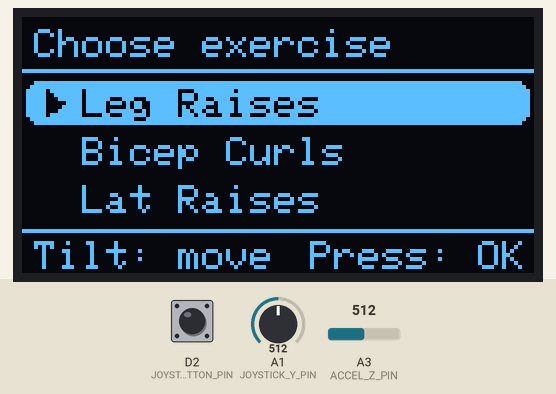
This sketch was run on a simulated Arduino Uno R4 Minima. Shown: 128×64 one-colour display. The test bench sets the inputs (shaded band); at power-on: A1 (JOYSTICK_Y_PIN) = 512, D2 (JOYSTICK_BUTTON_PIN) HIGH, A3 (ACCEL_Z_PIN) = 512 (analog values on the 0–1023 scale).

Above: at 1.2 s.
1.3 s: A1 (JOYSTICK_Y_PIN) set to 686
2.8 s: A1 (JOYSTICK_Y_PIN) set to 710
At 3.1 s:
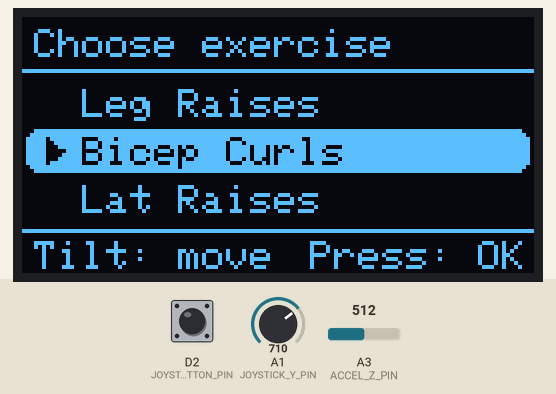
4.3 s: D2 (JOYSTICK_BUTTON_PIN) pulled LOW for 0.15 s
At 5.4 s:
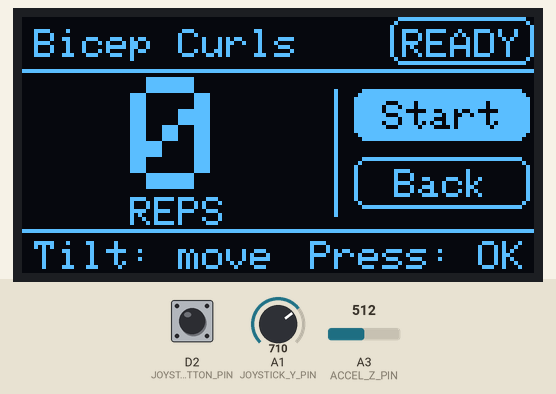
5.9 s: D2 (JOYSTICK_BUTTON_PIN) pulled LOW for 1 s
At 6.6 s:
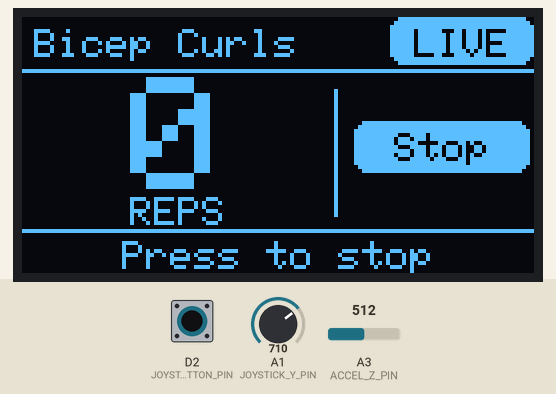
8.4 s: D2 (JOYSTICK_BUTTON_PIN) pulled LOW for 0.15 s
At 9.6 s:
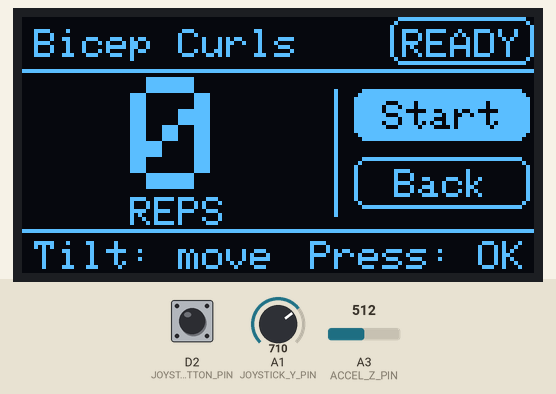
10.0 s: D2 (JOYSTICK_BUTTON_PIN) pulled LOW for 3.2 s
At 10.9 s:
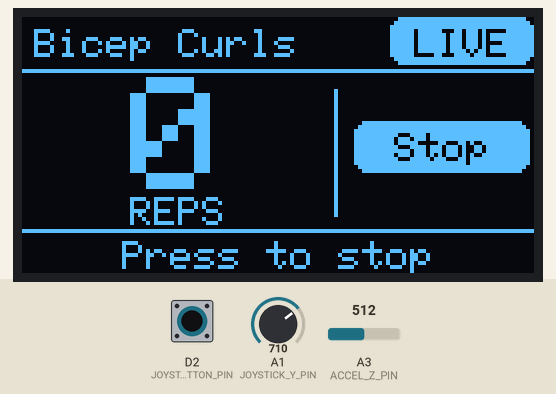
Timing chart, 0 to 13.0 s (numbered marks = the images above; inputs shaded):
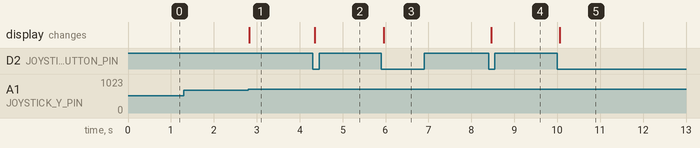

The sketch:

RepTracker.ino
```cpp
#include <Arduino.h>
#include <Wire.h>
#include <Adafruit_GFX.h>
#include <Adafruit_SSD1306.h>
#include <stdio.h>
#include <string.h>
#include "RepCounter.h"

// 1 = UNO R4 Minima, 0 = UNO R3.
#define USE_R4_12_BIT 1

// ADXL335 X is wired for future use.
constexpr uint8_t ACCEL_X_PIN = A0;
constexpr uint8_t ACCEL_Y_PIN = A2;
constexpr uint8_t ACCEL_Z_PIN = A3;
constexpr uint8_t JOYSTICK_Y_PIN = A1;
constexpr uint8_t JOYSTICK_BUTTON_PIN = 2;
constexpr uint8_t OLED_ADDRESS = 0x3C;
constexpr uint8_t NO_REFERENCE_PIN = UINT8_MAX;

constexpr uint8_t ADC_SHIFT = USE_R4_12_BIT ? 2 : 0;
constexpr float ADC_SCALE = USE_R4_12_BIT ? 0.25f : 1.0f;
constexpr uint32_t SAMPLE_MS = 50;
constexpr uint32_t DEBOUNCE_MS = 30;
constexpr bool INVERT_JOYSTICK_Y = false;

enum class Screen { Exercises, Ready, Tracking };

struct Exercise {
  const char* name;
  uint8_t pin;
  uint8_t referencePin;
  RepProfile profile;
};

Adafruit_SSD1306 display(128, 64, &Wire, -1);
RepCounter counter;
constexpr Exercise exercises[] = {
    {"Leg Raises", ACCEL_Y_PIN, NO_REFERENCE_PIN, LEG_RAISE_PROFILE},
    {"Bicep Curls", ACCEL_Z_PIN, NO_REFERENCE_PIN, BICEP_CURL_PROFILE},
    {"Lat Raises", ACCEL_Z_PIN, ACCEL_Y_PIN, LAT_RAISE_PROFILE},
};
constexpr int EXERCISE_COUNT = sizeof(exercises) / sizeof(exercises[0]);

Screen screen = Screen::Exercises;
int exerciseIndex = 0;
bool backSelected = false;
bool oledReady = false;
bool screenDirty = true;
bool stickCentered = false;
int lastButtonReading = HIGH;
int buttonState = HIGH;
uint32_t buttonChangedAt = 0;
uint32_t lastSample = 0;

void drawExerciseMenu() {
  display.setCursor(3, 3);
  display.print(F("Choose exercise"));
  display.drawFastHLine(0, 13, 128, SSD1306_WHITE);

  for (int i = 0; i < EXERCISE_COUNT; ++i) {
    const int y = 16 + 12 * i;
    const bool selected = i == exerciseIndex;
    if (selected) {
      display.fillRoundRect(1, y, 126, 11, 3, SSD1306_WHITE);
      display.fillTriangle(6, y + 2, 6, y + 8, 10, y + 5, SSD1306_BLACK);
    }
    display.setTextColor(selected ? SSD1306_BLACK : SSD1306_WHITE);
    display.setCursor(15, y + 2);
    display.print(exercises[i].name);
  }
}

void drawWorkoutAction(int y, const char* label, bool selected) {
  if (selected) {
    display.fillRoundRect(83, y, 44, 13, 3, SSD1306_WHITE);
  } else {
    display.drawRoundRect(83, y, 44, 13, 3, SSD1306_WHITE);
  }
  display.setTextColor(selected ? SSD1306_BLACK : SSD1306_WHITE);
  display.setCursor(105 - 3 * strlen(label), y + 3);
  display.print(label);
}

void drawWorkout(bool tracking) {
  display.setCursor(3, 3);
  display.print(exercises[exerciseIndex].name);
  if (tracking) {
    display.fillRoundRect(92, 0, 36, 12, 3, SSD1306_WHITE);
    display.setTextColor(SSD1306_BLACK);
    display.setCursor(98, 3);
    display.print(F("LIVE"));
    display.setTextColor(SSD1306_WHITE);
  } else {
    display.drawRoundRect(92, 0, 36, 12, 3, SSD1306_WHITE);
    display.setCursor(95, 3);
    display.print(F("READY"));
  }
  display.drawFastHLine(0, 13, 128, SSD1306_WHITE);
  display.drawFastVLine(78, 18, 32, SSD1306_WHITE);

  char count[11]; // Up to ten digits for a uint32_t, plus the terminator.
  snprintf(count, sizeof(count), "%lu", static_cast<unsigned long>(counter.reps));
  const int digitWidth = 6 * strlen(count); // Default font at size 1.
  int textSize = 4;
  while (digitWidth * textSize > 74) {
    --textSize;
  }
  display.setTextSize(textSize);
  display.setCursor((78 - digitWidth * textSize) / 2, 31 - 4 * textSize);
  display.print(count);
  display.setTextSize(1);
  display.setCursor(27, 45);
  display.print(F("REPS"));

  if (tracking) {
    drawWorkoutAction(26, "Stop", true);
  } else {
    drawWorkoutAction(18, "Start", !backSelected);
    drawWorkoutAction(35, "Back", backSelected);
  }
}

void drawScreen() {
  display.clearDisplay();
  display.setTextSize(1);
  display.setTextColor(SSD1306_WHITE);

  const bool tracking = screen == Screen::Tracking;
  if (screen == Screen::Exercises) {
    drawExerciseMenu();
  } else {
    drawWorkout(tracking);
  }

  display.drawFastHLine(0, 53, 128, SSD1306_WHITE);
  display.setTextColor(SSD1306_WHITE);
  if (tracking) {
    display.setCursor(25, 56);
    display.print(F("Press to stop"));
  } else {
    display.setCursor(3, 56);
    display.print(F("Tilt: move"));
    display.setCursor(72, 56);
    display.print(F("Press: OK"));
  }
  display.display();
}

int readJoystickStep() {
  int y = analogRead(JOYSTICK_Y_PIN) >> ADC_SHIFT;
  if (INVERT_JOYSTICK_Y) y = 1023 - y;

  if (y > 350 && y < 650) {
    stickCentered = true;
  } else if (stickCentered && (y < 300 || y > 700)) {
    stickCentered = false;
    return y > 700 ? 1 : -1;
  }
  return 0;
}

bool buttonPressed(uint32_t now) {
  const int reading = digitalRead(JOYSTICK_BUTTON_PIN);
  if (reading != lastButtonReading) {
    lastButtonReading = reading;
    buttonChangedAt = now;
  }
  if (reading == buttonState || now - buttonChangedAt < DEBOUNCE_MS) {
    return false;
  }
  buttonState = reading;
  return buttonState == LOW;
}

void selectMenuItem(uint32_t now) {
  switch (screen) {
    case Screen::Exercises:
      counter.reset();
      backSelected = false;
      screen = Screen::Ready;
      break;
    case Screen::Ready:
      if (backSelected) {
        screen = Screen::Exercises;
      } else {
        counter.reset();
        lastSample = now;
        screen = Screen::Tracking;
      }
      break;
    case Screen::Tracking:
      backSelected = false;
      screen = Screen::Ready;
      break;
  }
  screenDirty = true;
}

void setup() {
  Serial.begin(115200);
#if USE_R4_12_BIT
  analogReadResolution(12);
#endif
  pinMode(ACCEL_X_PIN, INPUT);
  pinMode(ACCEL_Y_PIN, INPUT);
  pinMode(ACCEL_Z_PIN, INPUT);
  pinMode(JOYSTICK_Y_PIN, INPUT);
  pinMode(JOYSTICK_BUTTON_PIN, INPUT_PULLUP);

  Wire.begin();
  Wire.beginTransmission(OLED_ADDRESS);
  if (Wire.endTransmission() == 0) {
    oledReady = display.begin(SSD1306_SWITCHCAPVCC, OLED_ADDRESS);
  }
  if (!oledReady) {
    Serial.println(F("OLED unavailable at 0x3C. Check wiring."));
  }
}

void loop() {
  const uint32_t now = millis();
  const int step = readJoystickStep();
  if (buttonPressed(now)) {
    selectMenuItem(now);
  } else if (step != 0) {
    if (screen == Screen::Exercises) {
      exerciseIndex = (exerciseIndex + step + EXERCISE_COUNT) % EXERCISE_COUNT;
      screenDirty = true;
    } else if (screen == Screen::Ready) {
      backSelected = !backSelected;
      screenDirty = true;
    }
  }

  while (Serial.available()) {
    if (Serial.read() == 'r') {
      counter.reset();
      screenDirty = true;
    }
  }

  if (screen == Screen::Tracking && now - lastSample >= SAMPLE_MS) {
    lastSample = now;
    const Exercise& exercise = exercises[exerciseIndex];
    int sample = analogRead(exercise.pin);
    if (exercise.referencePin != NO_REFERENCE_PIN) {
      sample -= analogRead(exercise.referencePin);
    }
    if (counter.update(sample * ADC_SCALE, now, exercise.profile)) {
      Serial.print(F("Rep #: "));
      Serial.println(counter.reps);
      screenDirty = true;
    }
  }

  if (oledReady && screenDirty) {
    drawScreen();
    screenDirty = false;
  }
}
```

RepCounter.h
```cpp
#pragma once
#include <stdint.h>

struct RepProfile {
  float restThreshold;
  float movementThreshold;
  uint32_t movementDwellMs;
};

// Thresholds are normalized to 10-bit units. The captures use 12-bit counts.
constexpr RepProfile LEG_RAISE_PROFILE{1550.0f / 4, 1400.0f / 4, 100};
constexpr RepProfile BICEP_CURL_PROFILE{1300.0f / 4, 1500.0f / 4, 450};
constexpr RepProfile LAT_RAISE_PROFILE{-100.0f / 4, 130.0f / 4, 250}; // Z minus Y.

struct RepCounter {
  uint32_t reps = 0;

  void reset() { *this = RepCounter(); }

  bool update(float sample, uint32_t now, const RepProfile& profile) {
    if (!initialized) {
      for (float& value : history) value = sample;
      filtered = sample;
      initialized = true;
    }
    history[index] = sample;
    index = (index + 1) % 5;
    float sorted[5];
    for (uint8_t i = 0; i < 5; ++i) sorted[i] = history[i];
    for (uint8_t i = 1; i < 5; ++i) {
      const float value = sorted[i];
      int8_t j = i - 1;
      while (j >= 0 && sorted[j] > value) {
        sorted[j + 1] = sorted[j];
        --j;
      }
      sorted[j + 1] = value;
    }
    filtered += 0.5f * (sorted[2] - filtered);

    if (moving && now - started > 10000) {
      moving = armed = restPending = movementPending = false;
    }
    const bool rises = profile.movementThreshold > profile.restThreshold;
    const bool atRest = rises ? filtered <= profile.restThreshold
                              : filtered >= profile.restThreshold;
    const bool atPeak = rises ? filtered >= profile.movementThreshold
                              : filtered <= profile.movementThreshold;
    if (atRest) {
      movementPending = false;
      if (!restPending) {
        restSince = now;
        restPending = true;
      }
      if (now - restSince >= 100) {
        const bool counted = moving && now - started >= 500;
        moving = false;
        armed = true;
        if (counted) {
          ++reps;
          return true;
        }
      }
    } else {
      restPending = false;
      if (atPeak && armed && !moving) {
        if (!movementPending) {
          movementSince = now;
          movementPending = true;
        }
        if (now - movementSince >= profile.movementDwellMs) {
          moving = true;
          armed = false;
          started = now;
          movementPending = false;
        }
      } else {
        movementPending = false;
      }
    }
    return false;
  }

 private:
  float filtered = 0;
  float history[5] = {};
  uint8_t index = 0;
  bool initialized = false;
  bool armed = false;
  bool moving = false;
  bool restPending = false;
  bool movementPending = false;
  uint32_t restSince = 0;
  uint32_t movementSince = 0;
  uint32_t started = 0;
};
```

Measured:
- the behaviour switches between 700 and 701 on A1 (JOYSTICK_Y_PIN) (found by bisection; images 0 and 1)
- after the input at 1.3 s, every drawn part: stays the same
- after the input at 2.8 s, the display: changes at once (image 1)
- after the input at 4.3 s, the display: changes after 0.06 s (image 2)
- after the input at 5.9 s, the display: changes after 0.06 s (image 3)
- after the input at 8.4 s, the display: changes after 0.06 s (image 4)
- after the input at 10.0 s, the display: changes after 0.06 s (image 5)
